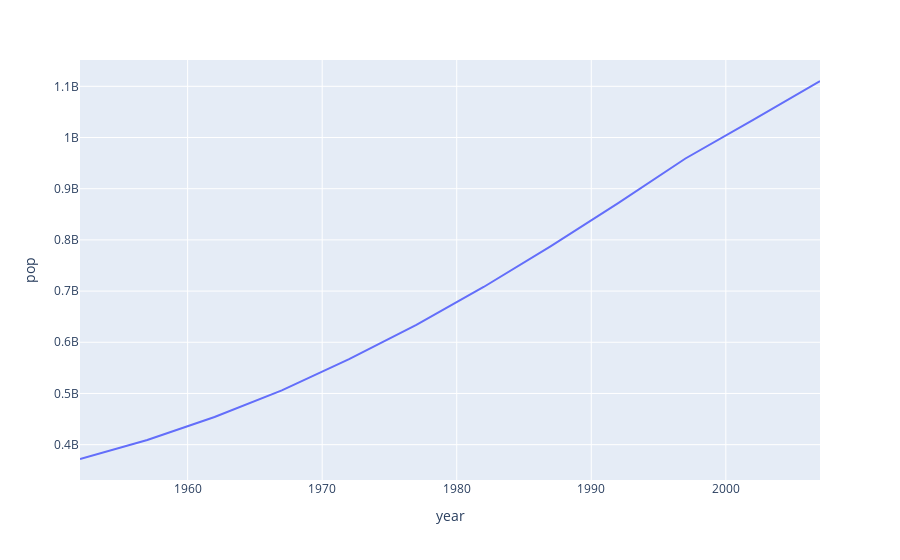

Notebook cell for this chart:
### Code cell
px.line(dff, x='year', y='pop')

### Figure 1 — Plotly figure (JSON) as saved in the notebook; plotly's stock layout.template omitted (floating-point values rounded to 4 significant figures)
{"data": [{"hovertemplate": "year=%{x}<br>pop=%{y}<extra></extra>", "legendgroup": "", "line": {"color": "#636efa", "dash": "solid"}, "marker": {"symbol": "circle"}, "mode": "lines", "name": "", "orientation": "v", "showlegend": false, "type": "scatter", "x": [1952, 1957, 1962, 1967, 1972, 1977, 1982, 1987, 1992, 1997, 2002, 2007], "xaxis": "x", "y": [372000000, 409000000, 454000000, 506000000, 567000000, 634000000, 708000000, 788000000, 872000000, 959000000, 1034172547, 1110396331], "yaxis": "y"}], "layout": {"legend": {"tracegroupgap": 0}, "margin": {"t": 60}, "xaxis": {"anchor": "y", "domain": [0, 1], "title": {"text": "year"}}, "yaxis": {"anchor": "x", "domain": [0, 1], "title": {"text": "pop"}}}}
